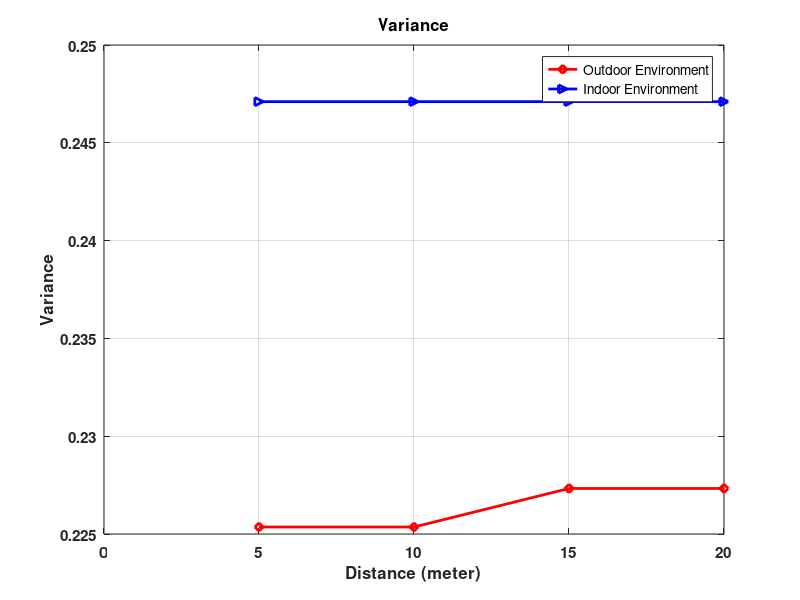

Recreate this plot in MATLAB.
x = [5:5:20];

y = [ 0.22535708, 0.22535708, 0.2273278, 0.2273278];  % Outdoor

y1 = [ 0.24710425, 0.24710425, 0.24710425, 0.24710425];    % Indoor


plot(x, y, '-rd','LineWidth',2);
hold on;
plot(x, y1, '->b','LineWidth',2);


xlabel(' Distance (meter) ', 'fontweight', 'bold', 'FontSize', 11);
ylabel(' Variance ', 'fontweight', 'bold', 'FontSize', 11);
title(' Variance ', 'fontweight', 'bold', 'FontSize', 11);
grid on;
legend('Outdoor Environment', 'Indoor Environment');
hold off;
set(gca, 'fontweight', 'bold', 'FontSize',11);